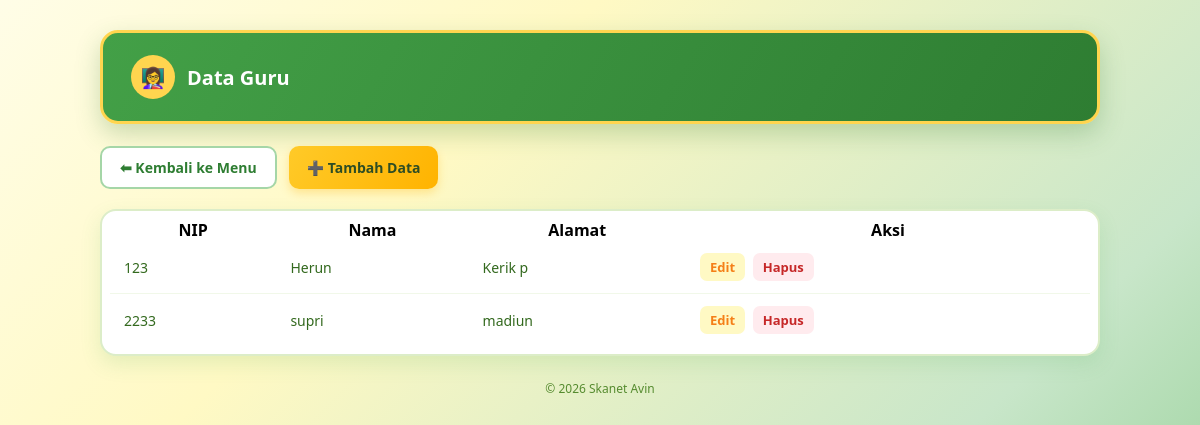
The app's page /guru/index.php with its own data.
### tables this page shows
CREATE TABLE `guru` (
  `nip` varchar(12) NOT NULL,
  `nama` varchar(50) NOT NULL,
  `alamat` varchar(50) NOT NULL
);

### guru/index.php (the view, shortened to what this page needs)
<?php
include "../koneksi.php";
$query = mysqli_query($koneksi, "SELECT * FROM guru");
?>
<!DOCTYPE html>
<html lang="id">
<head>
</head>
<body>
<div class="container">
    <div class="topbar">
        <div class="brand">
            <div class="badge">👩‍🏫</div>
            <h1>Data Guru</h1>
        </div>
    </div>
    <div class="actions-bar">
        <a href="../index.php" class="btn-link btn-back">⬅ Kembali ke Menu</a>
        <a href="tambah.php" class="btn-link btn-add">➕ Tambah Data</a>
    </div>
    <div class="card">
        <table>
            <tr><th>NIP</th><th>Nama</th><th>Alamat</th><th>Aksi</th></tr>
            <?php while ($data = mysqli_fetch_assoc($query)): ?>
            <tr>
                <td><?php echo htmlspecialchars($data['nip']); ?></td>
                <td><?php echo htmlspecialchars($data['nama']); ?></td>
                <td><?php echo htmlspecialchars($data['alamat']); ?></td>
                <td>
                    <a href="edit.php?nip=<?php echo urlencode($data['nip']); ?>" class="action-link action-edit">Edit</a>
                    <a href="hapus.php?nip=<?php echo urlencode($data['nip']); ?>" class="action-link action-hapus" onclick="return confirm('Yakin mau hapus data ini?')">Hapus</a>
                </td>
            </tr>
            <?php endwhile; ?>
        </table>
    </div>
    <footer>&copy; <?php echo date("Y"); ?> Skanet Avin</footer>
</div>
</body>
</html>

### guru/index.php (style rules this page uses)
* { margin:0; padding:0; box-sizing:border-box; font-family:'Segoe UI', Tahoma, Geneva, Verdana, sans-serif; }
body { min-height:100vh; background: linear-gradient(135deg, #fffde7 0%, #fff9c4 30%, #c8e6c9 70%, #81c784 100%); background-attachment: fixed; padding: 30px 16px; }
.container { max-width: 1000px; margin: 0 auto; }
.topbar { background: linear-gradient(120deg, #43a047, #2e7d32); border-radius: 18px; padding: 22px 28px; display:flex; justify-content: space-between; align-items:center; flex-wrap: wrap; gap: 12px; box-shadow: 0 10px 25px rgba(46,125,50,0.25); margin-bottom: 22px; border: 3px solid #ffd54f; }
.topbar .brand { display:flex; align-items:center; gap:12px; }
.topbar .brand .badge { width:44px; height:44px; background:#ffd54f; border-radius:50%; display:flex; align-items:center; justify-content:center; font-size:20px; }
.topbar h1 { color:#fff; font-size:20px; font-weight:700; }
.actions-bar { display:flex; gap:12px; flex-wrap: wrap; margin-bottom: 20px; }
.btn-link { display:inline-flex; align-items:center; gap:6px; padding: 10px 18px; border-radius: 10px; text-decoration:none; font-weight:600; font-size: 14px; transition: transform 0.15s ease, box-shadow 0.15s ease; }
.btn-back { background:#ffffff; color:#2e7d32; border: 2px solid #a5d6a7; }
.btn-add { background: linear-gradient(120deg, #ffca28, #ffb300); color:#2e4d24; box-shadow: 0 4px 10px rgba(255,179,0,0.3); }
.card { background:#ffffff; border-radius: 16px; padding: 8px; box-shadow: 0 8px 20px rgba(76,175,80,0.15); border: 2px solid #dcedc8; overflow-x:auto; }
table { width:100%; border-collapse: collapse; }
tbody td { padding: 12px 14px; border-bottom: 1px solid #f1f8e9; font-size: 14px; color:#33691e; }
tbody tr:last-child td { border-bottom:none; }
.action-link { text-decoration:none; font-weight:600; font-size: 13px; padding: 5px 10px; border-radius: 7px; margin-right: 4px; display:inline-block; }
.action-edit { background:#fff9c4; color:#f57f17; }
.action-hapus { background:#ffebee; color:#c62828; }
footer { text-align:center; margin-top:24px; font-size:12px; color:#558b2f; }

### records on screen
guru: nip "123", nama "Herun", alamat "Kerik p"
guru: nip "2233", nama "supri", alamat "madiun"
